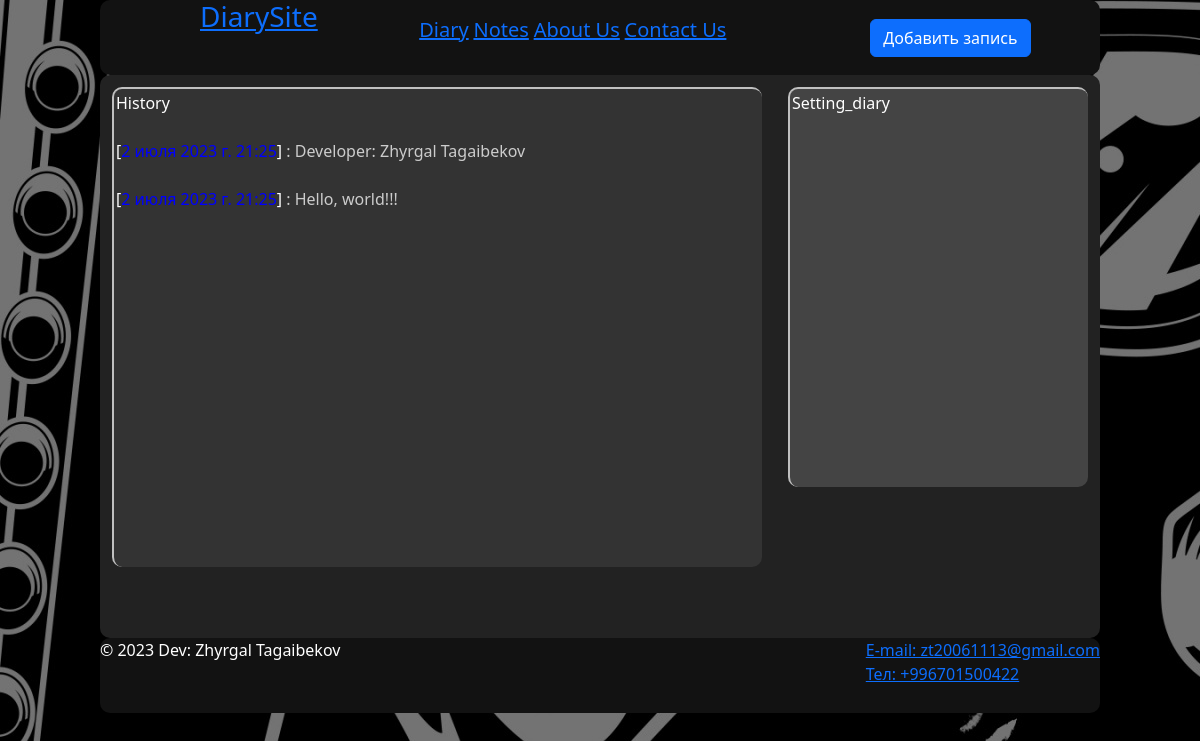
Screenshot of /diary/ with the database file from the repository.
### main/models.py (models this page shows, shortened)
class DiaryModel(models.Model):
    content = models.TextField(verbose_name='Текст')
    time_create = models.DateTimeField(verbose_name='Время создание', auto_now_add=True)
    time_update = models.DateTimeField(verbose_name='Время обновление', auto_now=True)
    is_published = models.BooleanField(verbose_name='Публикация', default=True)
    class Meta:
        verbose_name = 'Заметка дневника'
        verbose_name_plural = 'Дневник'
        ordering = ['-time_create', 'id']

### main/views.py (the view)
# urls.py: path('diary/', DiaryPage, name='diary_page'),
def DiaryPage(request):
    diary = DiaryModel.objects.all()
    context = {
        'title': 'Дневник',
        'diaries': diary,
    }
    return render(request, 'main/diary.html', context=context)

### main/templates/main/diary.html (shortened to what this page needs)
{% extends 'layout.html' %}
{% load static %}
{% block content %}
<div class="left">
    <ul class="history">
    History
        {% for diary in diaries %}
            <li>
                <br>
                [<span class="time_create_diary">{{ diary.time_create }}</span>] <span class="content_diary">: {{ diary.content }}</span>
                <br>
            </li>
        {% endfor %}
    </ul>
</div>
<div class="right">
  <div class="setting_diary">
    Setting_diary
  </div>
</div>
<br>
{% endblock %}

### main/static/main/css/styles.css (style rules this page uses)
* { list-style: none; }
body { color: white; width: 1000px; margin: auto; }
.left { float: left; width: 65%; margin-top: 10px; margin: 12px; }
.right { float: right; width: 30%; height: 400px; margin: 12px; }
.setting_diary { background-color: #444; border-radius: 10px; height: 100%; border-top: solid silver 2px; border-left: solid silver 2px; padding: 2px; overflow: scroll; }
.history { width: 650px; height: 480px; padding: 2px; margin: auto; background: #333; border-top: solid silver 2px; border-left: solid silver 2px; border-radius: 10px; overflow: auto; scroll-behavior: smooth; }
.time_create_diary { color: blue; }
.content_diary { width: 500px; color: #ccc; height: auto; left: 300xp; }

### rows the page displays
DiaryModel: time_create "2 июля 2023 г. 21:25", content "Developer: Zhyrgal Tagaibekov"
DiaryModel: time_create "2 июля 2023 г. 21:25", content "Hello, world!!!"
